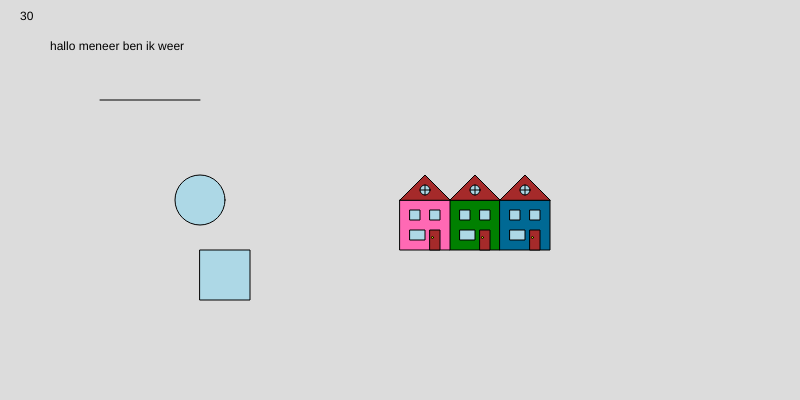
Frame 1 (no input)
Frame 60 (no input): identical to frame 1, image omitted
Frame 120 (the mouse pressed at the canvas centre since frame 60): identical to frame 1, image omitted

The p5.js sketch that drew this single still picture (run headless with seeded random() and noise() and a simulated clock; from frame 60 on, the mouse is pressed at the canvas centre):

// p5.js sketch
// ── sketch.js
let totaal = addition(10,20)
function setup() {
  createCanvas(800, 400);
}

function draw() {
  background(220)
  drawhouse(450, 200, 0, 128, 0);
  drawhouse(400, 200, 255, 105, 180);
  drawhouse(500, 200, 0, 105, 148);
  drawcircle(200, 200, 50);
  drawrectangle(200, 250, 50, 50);
  drawline(100, 100, 200, 100);
  drawhallomeneerbenikweer(50, 50, 0, 0, 0);
  text(totaal,20,20);

}
function drawhallomeneerbenikweer(xpos, ypos, textcolorR, textcolorG, textcolorB) {
  fill(textcolorR, textcolorG, textcolorB);
  text("hallo meneer ben ik weer", xpos, ypos);
}

function drawline(parameterx1, parametery1, parameterx2, parametery2) {
  line(parameterx1, parametery1, parameterx2, parametery2);
}

function drawrectangle(xpos, ypos, W, H) {
  rect(xpos, ypos, W, H);
}

function drawcircle(xpos, ypos, diameter) {
  circle(xpos, ypos, diameter);
}

function drawhouse(xpos, ypos, housecolorR, housecolorG, housecolorB) {

  fill(255);
  fill(housecolorR, housecolorG, housecolorB);
  rect(xpos, ypos, 50, 50);
  fill("brown");
  triangle(xpos, ypos, xpos + 25, ypos - 25, xpos + 50, ypos);
  rect(xpos + 30, ypos + 30, 10, 20);
  fill("yellow");
  circle(xpos + 32.5, ypos + 37.5, 2, 2);
  fill("lightblue");
  circle(xpos + 25, ypos - 10, 10);
  rect(xpos + 10, ypos + 10, 10, 10);
  rect(xpos + 30, ypos + 10, 10, 10);
  rect(xpos + 10, ypos + 30, 15, 10);
  line(xpos + 25, ypos - 15, xpos + 25, ypos - 5);
  line(xpos + 20, ypos - 10, xpos + 30, ypos - 10);
}
function addition(a, b) {
  return a + b
}
